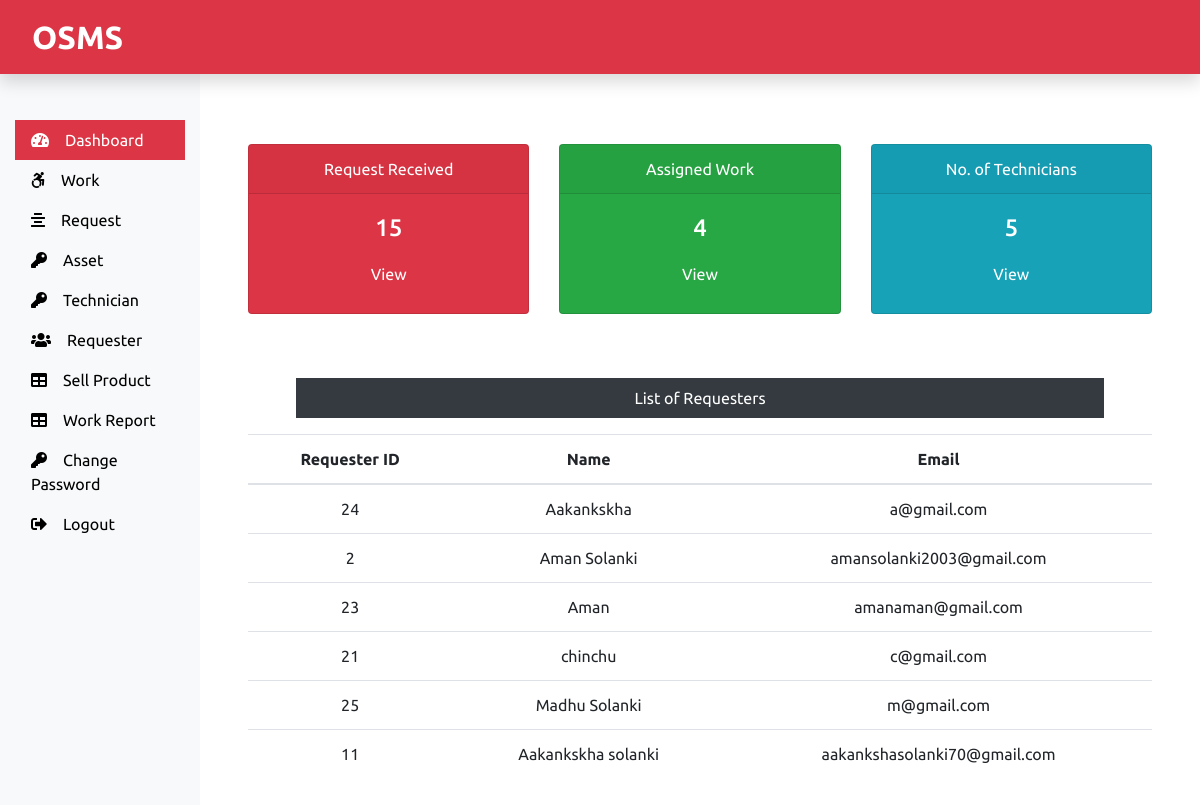
/admin/Dashboard.php, run on the app's committed database.
### tables this page shows
CREATE TABLE IF NOT EXISTS `customer_login` (
  `c_login_id` int(11) NOT NULL AUTO_INCREMENT,
  `c_name` varchar(60) NOT NULL,
  `c_email` varchar(60) NOT NULL,
  `c_password` varchar(60) NOT NULL,
  PRIMARY KEY (`c_login_id`)
);

### admin/dashboard.php (the view, shortened to what this page needs)
<?php
 include('admin-sidebar.php');
include('../dbconnect.php');
?>
        <div class="col-sm-9 col-md-10 mt-5 p-5">
          <?php
$sql = "SELECT max(r_id) FROM `submit_request`";
$result = mysqli_query($con,$sql);
$row = mysqli_fetch_row($result);
$subreq = $row[0];
$sql = "SELECT max(r_no) FROM `assign_work`";
$result = mysqli_query($con,$sql);
$row = mysqli_fetch_row($result);
$work_ass = $row[0];
$sql = "SELECT max(emp_id) FROM `technician`";
$result = mysqli_query($con,$sql);
$row = mysqli_fetch_row($result);
$tech = $row[0];
          ?>
          <div class="row">
            <div class="col-sm-4">
              <div class="card  text-center bg-danger text-white mb-3">
                <div class="card-header">Request Received</div>
                <div class="card-body">
                  <h4 class="card-title"><?php  echo $subreq; ?></h4>
                  <a href="request.php" class="btn text-white">View</a>
                </div>
              </div>
            </div>
            <div class="col-sm-4">
              <div class="card  text-center bg-success text-white mb-3">
                <div class="card-header">Assigned Work</div>
                <div class="card-body">
                  <h4 class="card-title"><?php echo $work_ass;  ?></h4>
                  <a href="viewassignwork.php" class="btn text-white">View</a>
                </div>
              </div>
            </div>
            <div class="col-sm-4">
              <div class="card bg-info  text-center text-white mb-3">
                <div class="card-header">No. of Technicians</div>
                <div class="card-body">
                  <h4 class="card-title"><?php  echo $tech; ?></h4>
                  <a href="technician.php" class="btn text-white">View</a>
                </div>
              </div>
            </div>
          </div>
          <div class="mx-5 text-center mt-5">
            <p class="text-white bg-dark p-2 text-center">List of Requesters</p>
          </div>
          <table class="table text-center">
                    <thead>
                      <tr>
                        <th scope="col">Requester ID</th>
                        <th scope="col">Name</th>
                        <th scope="col">Email</th>
                      </tr>
                    </thead>
                    <tbody>
          <?php
          include('../dbconnect.php');
          $sql = "SELECT * FROM `customer_login`";
          $result = mysqli_query($con,$sql);
          while ($rows = mysqli_fetch_assoc($result)){
            echo '<tr>
                        <td>'. $rows['c_login_id'] .'</td>
                        <td>'. $rows['c_name'] .'</td>
                        <td>'. $rows['c_email'] .'</td>
                      </tr>';
          }
          ?>
          </tbody>
          </table>
        </div>
</div>
</div>
</body>
</html>

### css/style.css (style rules this page uses)
* { font-family: 'Ubuntu', sans-serif; }

### data on the page
customer_login: c_login_id "24", c_name "Aakankskha", c_email "a@gmail.com"
customer_login: c_login_id "2", c_name "Aman Solanki", c_email "amansolanki2003@gmail.com"
customer_login: c_login_id "23", c_name "Aman", c_email "amanaman@gmail.com"
customer_login: c_login_id "21", c_name "chinchu", c_email "c@gmail.com"
customer_login: c_login_id "25", c_name "Madhu Solanki", c_email "m@gmail.com"
customer_login: c_login_id "11", c_name "Aakankskha solanki", c_email "aakankshasolanki70@gmail.com"

### other printed values
$subreq "15"
$work_ass "4"
$tech "5"
